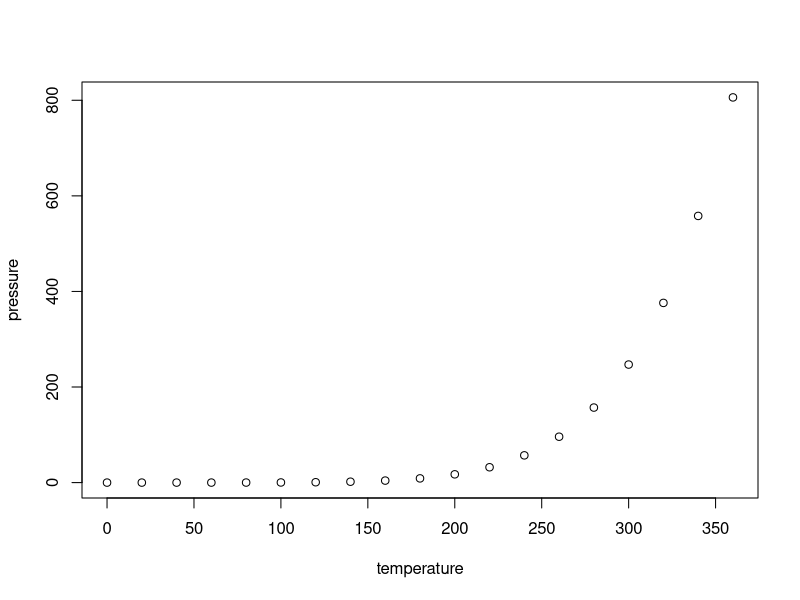
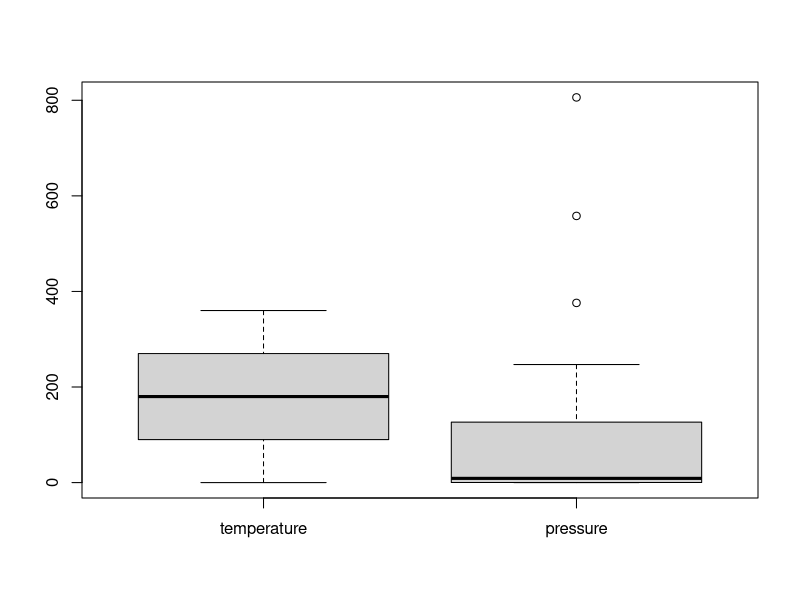

Here is the R script that generated these plots, in order:
## ---- chunk 1
knitr::opts_chunk$set(echo = TRUE)
## ---- chunk 2
summary(cars)
## ---- chunk 3
plot(pressure)
## ---- chunk 4
boxplot(pressure)
